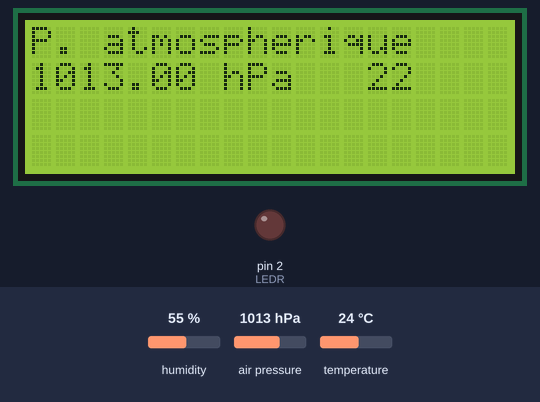
This sketch was run on a simulated Arduino Uno, built with avr-gcc and run on an emulated ATmega328P. On the bench: 20×4 character LCD, output pins drawn as LEDs (lit = HIGH). The test bench sets the inputs (shaded band); at power-on: humidity 55 %, air pressure 1013 hPa, temperature 24 °C. What the sketch prints to the serial monitor is not drawn.

Above: at 1.3 s.
1.4 s: humidity set to 22 %
At 3.0 s:
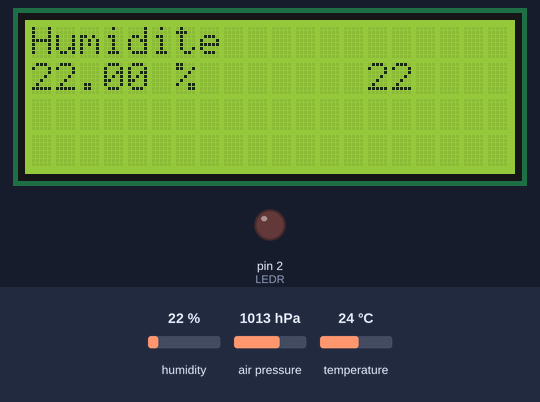
6.7 s: air pressure set to 952 hPa
At 8.2 s:
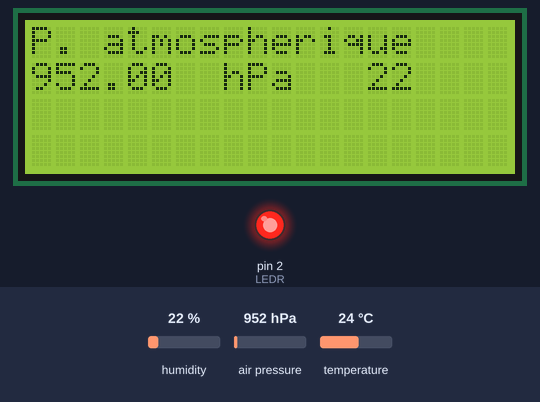
10.1 s: temperature set to 22.7 °C
At 13.7 s:
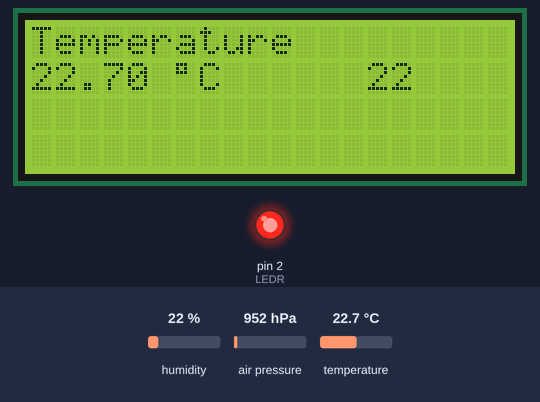
15.4 s: temperature set to 21.7 °C
At 16.3 s:
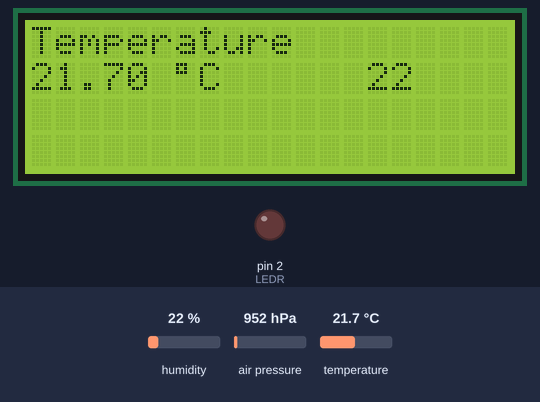
18.5 s: humidity set to 40 %
At 21.8 s:
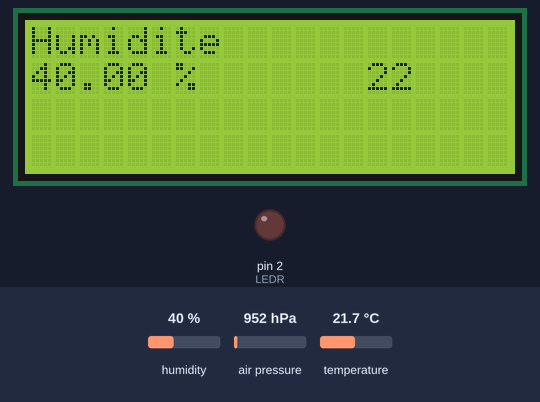
Timing chart, 0 to 23.3 s (numbered marks = the images above; inputs shaded):
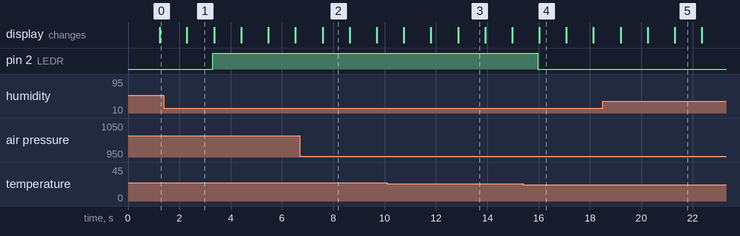

The sketch:

BME280_ILI9341.ino
```cpp
#include <LiquidCrystal_I2C.h>
#include <Wire.h>
#include <SPI.h>
#include <Adafruit_Sensor.h>
#include <Adafruit_BME280.h>

#define LEDR 2
#define BUZZER 9
#define SEALEVELPRESSURE_HPA (1013.25)
#define TEMP_ALM 22

Adafruit_BME280 bme; // I2C
LiquidCrystal_I2C lcd(0x27, 20, 4);

unsigned long delayTime;

void setup() {
  Serial.begin(9600);
  lcd.init();
  pinMode(LEDR, OUTPUT);

  unsigned status;
  delayTime = 1000;
  bme.begin(0x76, &Wire);
  lcd.init();
}

void loop() {
  printConsole();
  for (int i=1; i<4; i++){
    effaceEcran();
    printAfficheur(i);
  delay(delayTime);
  }
  alarmeTemp();
}

void printConsole() {
  Serial.print("Temperature = ");       Serial.print(bme.readTemperature()); Serial.print(" *C  ");
  Serial.print("Pressure = ");          Serial.print(bme.readPressure() / 100.0F); Serial.print(" hPa  ");
  //Serial.print("Approx. Altitude = ");  Serial.print(bme.readAltitude(SEALEVELPRESSURE_HPA)); Serial.print(" m  ");
  Serial.print("Humidity = ");          Serial.print(bme.readHumidity()); Serial.println(" %");
}

void printAfficheur(int fct) {
  lcd.setBacklight(1);                  // Active le rétro-éclairage

  lcd.setCursor(14,1);
  lcd.print(TEMP_ALM);

  switch (fct) {
    case 1:     //Affichage de la température:
      lcd.setCursor(0,0);
      lcd.print("Temperature");
      lcd.setCursor(0,1);
      lcd.print(bme.readTemperature());
      lcd.setCursor(6,1);
      lcd.print((char)223);
      lcd.setCursor(7,1);
      lcd.print("C");
      break;
    case 2:     //Affichage de la pression atmosphérique:
      lcd.setCursor(0,0);
      lcd.print("P. atmospherique");
      lcd.setCursor(0,1);
      lcd.print(bme.readPressure() / 100.0F);
      lcd.setCursor(8,1);
      lcd.print("hPa");
      break;
    case 3:     //Affichage de l'humidité:
      lcd.setCursor(0,0);
      lcd.print("Humidite");
      lcd.setCursor(0,1);
      lcd.print(bme.readHumidity());
      lcd.setCursor(6,1);
      lcd.print("%");
      break;
    default:
      lcd.setCursor(0,0);
      lcd.print("Rien a afficher");
      break;
  }
}

void effaceEcran(){
  lcd.setCursor(0,0);
  lcd.print("                ");
  lcd.setCursor(0,1);
  lcd.print("             ");
}

void alarmeTemp() {
  if(bme.readTemperature()>TEMP_ALM){
    digitalWrite(LEDR, HIGH);
    //    tone(BUZZER, 1000);   // Send 1KHz sound signal...
    //    delay(100);           // 1000...for 1 sec
    //    noTone(BUZZER);       // Stop sound...
    //    delay(100);           // 1000...for 1 sec
  }
  else
    digitalWrite(LEDR, LOW);
}
```

Measured:
- the behaviour switches between 22.1 and 22 °C on temperature (found by bisection; images 3 and 4)
- after the input at 15.4 s, pin 2 (LEDR): HIGH → LOW after 0.57 s
- what the display in image 1 shows lasts 1.1 s, from 2.3 s to 3.4 s
- what the display in image 2 shows lasts 1.0 s, from 7.6 s to 8.6 s
